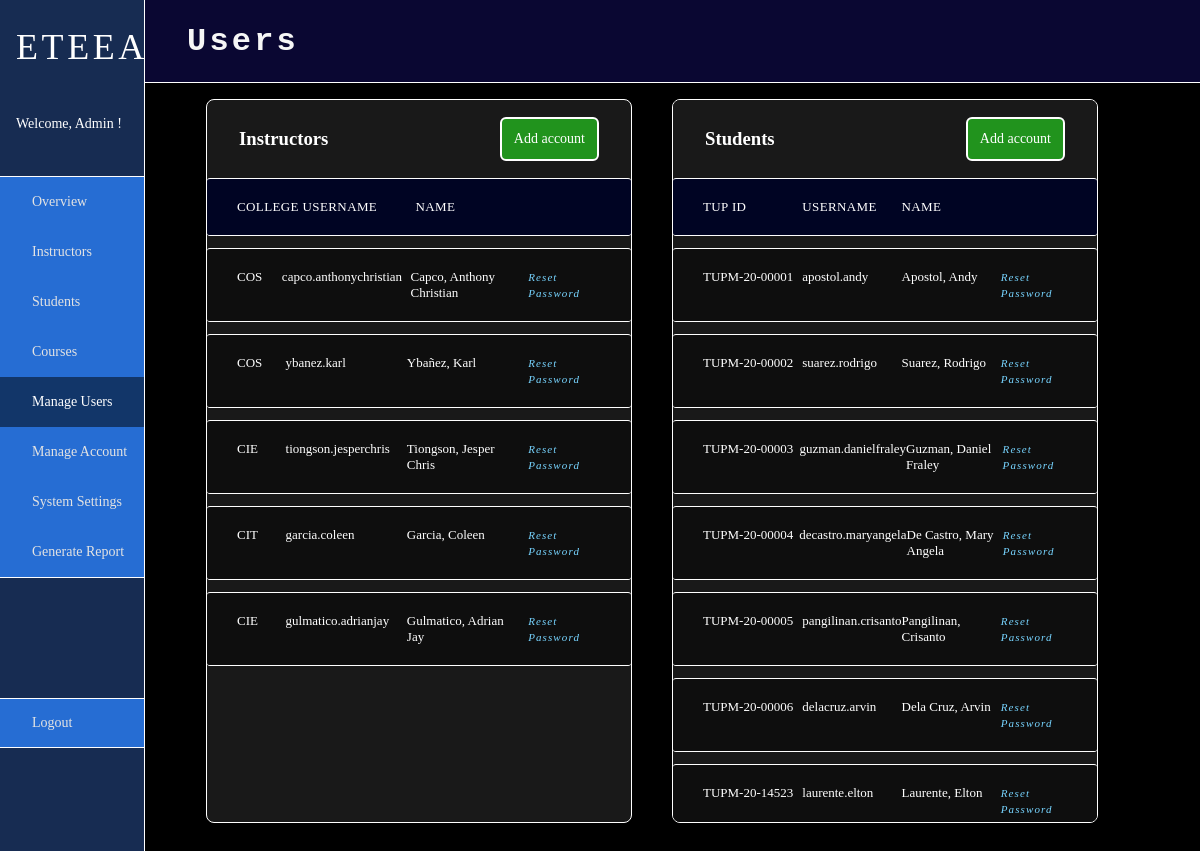
/index/users (signed in), run on the app's committed database.
### models.py (models this page shows)
class College(db.Model):
    __tablename__ = "colleges"
    id = db.Column("id", db.Integer, primary_key=True)
    name = db.Column("name", db.String(64))
    abbr = db.Column("abbr", db.String(10))
    programs = db.relationship("Program", backref=db.backref("college"))

class User(db.Model):
    __tablename__ = "users"
    id = db.Column("id", db.Integer, primary_key=True)
    username = db.Column("username", db.String(64), unique=True, nullable=False)
    f_name = db.Column("f_name", db.String(64))
    m_name = db.Column("m_name", db.String(64))
    l_name = db.Column("l_name", db.String(64))
    ext_name = db.Column("ext_name", db.String(5))
    civil_status = db.Column("civil_status", db.Enum('Single', 'Married', 'Legally Separated', 'Widowed'))
    citizenship = db.Column("citizenship", db.String(20))
    birthyear = db.Column("birthyear", db.Integer)
    birthmonth = db.Column("birthmonth", db.Integer)
    birthday = db.Column("birthday", db.Integer)
    gender = db.Column("gender", db.Enum('M', 'F'))
    email = db.Column("email", db.String(64))
    alternate_email = db.Column("alternate_email", db.String(64))
    contact_no = db.Column("contact_no", db.String(64))
    local_address = db.Column("local_address", db.String(100))
    password = db.Column("password", db.String(64), nullable=False)
    user_type = db.Column(db.Enum('admin', 'instructor', 'student'), nullable=False)
    ft_login = db.Column("ft_login", db.Boolean, default=True)
    reset_password = db.Column("reset_password", db.Boolean, default=False)

class Student(db.Model):
    __tablename__ = "students"
    id = db.Column("id", db.Integer, primary_key=True)
    user = db.Column("user", db.Integer, db.ForeignKey('users.id'))
    type_of_student = db.Column("type_of_student", db.Enum('local', 'foreign'), default='local')
    foreign_address = db.Column("foreign_address", db.String(100))
    progress = db.Column(db.Enum('payment', 'payment-pending', 'payment-rejected', 'enrollment', 'enrolled', 'graduate'), nullable=False, default='payment')
    program = db.Column("program", db.Integer, db.ForeignKey('programs.id'))
    ay = db.Column("academic_year", db.String(9))
    tup_id = db.Column("tup_id", db.String(20))
    semester = db.Column("semester", db.Enum('1st', '2nd', 'Midyear'))
    receipt_filepath = db.Column("receipt_filepath", db.String(64))
    dean = db.Column("dean", db.String(64))
    dept_head = db.Column("dept_head", db.String(64))
    enrollments = db.relationship("Enrollment", backref='students')

### views.py (the view)
@views.route('/users')
def users():
    if g.user != 'admin':
        return redirect(url_for('.unauthorized'))
    views = user_views[g.user]
    instructors = db.get_instructors()
    students = db.get_students()
    return render_template('users.html', page="Users", instructors=instructors, students=students, views=views)

### db_functions.py (called while the page is built)
def get_user(user_id):
    return User.query.filter_by(id=user_id).first().__dict__

def get_instructors():
    instructors = []
    for instructor in Instructor.query.all():
        instructor = instructor.__dict__
        userinfo = get_user(instructor['user'])
        instructor['f_name'] = userinfo['f_name']
        instructor['l_name'] = userinfo['l_name']
        instructor['m_name'] = userinfo['m_name']
        instructor['username'] = userinfo['username']
        instructor['college'] = College.query.filter_by(id=instructor['college']).first().abbr
        instructors.append(instructor)
    return instructors

def get_students():
    students = []
    for student in Student.query.all():
        student = student.__dict__
        userinfo = get_user(student['user'])
        student['f_name'] = userinfo['f_name']
        student['l_name'] = userinfo['l_name']
        student['m_name'] = userinfo['m_name']
        student['username'] = userinfo['username']
        if student['program']:
            program = Program.query.filter_by(id=student['program']).first()
            student['program'] = program.abbr
            college = College.query.filter_by(id=program.college_id).first().abbr
            student['college'] = college
        students.append(student)
    return students

### views.py (called while the page is built)
@views.before_request
def verify_permissions():
    g.user = None
    if 'user' in session:
        g.user = session['user']
    else:
        return redirect('/login')

### templates/users.html (shortened to what this page needs)
{% extends "index.html" %}
{% block content %}
<div class="main-row">
    <div class="card side color-white">
        <div class="inline">
            <h3>Instructors</h3>
            <button class="btn-add" data-value="instructor">Add account</button><br>
        </div>
        {% if instructors is defined and instructors|length > 0 %}
        <ul class="stylized-table">
            <li class="table-header smaller">
                <div class="col col-1">COLLEGE</div>
                <div class="col col-3">USERNAME</div>
                <div class="col col-3">NAME</div>
                <div class="col col-2"></div>
            </li>
            {% for instructor in instructors %}
            <li class="table-row smaller">
                <div class="col col-1" data-label="COLLEGE">{{ instructor.college }}</div>
                <div class="col col-3" data-label="USERNAME">{{ instructor.username }}</div>
                <div class="col col-3" data-label="NAME">{{ instructor.l_name }}, {{ instructor.f_name }}</div>
                <div class="col col-2"><a class="password-reset" data-id="{{instructor.user}}">Reset Password</a></div>
            </li>
            {% endfor %}
        </ul>
        {% else %}
        <p>No instructor accounts have been created.</p>
        {% endif %}
    </div>
    <br><br><br>
    <div class="card side color-white">
        <div class="inline">
            <h3>Students</h3>
            <button class="btn-add" data-value="student">Add account</button><br>
        </div>
        {% if students is defined and students|length > 0 %}
        <ul class="stylized-table">
            <li class="table-header smaller">
                <div class="col col-3">TUP ID</div>
                <div class="col col-3">USERNAME</div>
                <div class="col col-3">NAME</div>
                <div class="col col-2"></div>
            </li>
            {% for student in students %}
            <li class="table-row smaller">
                <div class="col col-3" data-label="TUP ID">{{ student.tup_id }}</div>
                <div class="col col-3" data-label="USERNAME">{{ student.username }}</div>
                <div class="col col-3" data-label="NAME">{{ student.l_name|title }}, {{ student.f_name }}</div>
                <div class="col col-2"><a class="password-reset" data-id="{{student.user}}">Reset Password</a></div>
            </li>
            {% endfor %}
        </ul>
        {% else %}
        <p>No student accounts have been created.</p>
        {% endif %}
    </div>
</div class="main-row">
{% endblock %}

### static/styles/index.css (style rules this page uses)
* { margin: 0; padding: 0; font-family: quicksand; }
body { background-color: #000000; }
a { margin: 0; padding: 0; text-decoration: none; color: rgb(119, 212, 255); letter-spacing: 0.1em; }
.inline { display: flex; flex-direction: row; align-items: center; }

### data on the page
College: college "COS" "COS"
User: username "capco.anthonychristian", l_name "Capco", f_name "Anthony Christian"
User: username "ybanez.karl", l_name "Ybañez", f_name "Karl"
College: college "CIE" "CIE"
User: username "tiongson.jesperchris", l_name "Tiongson", f_name "Jesper Chris"
College: college "CIT"
User: username "garcia.coleen", l_name "Garcia", f_name "Coleen"
User: username "gulmatico.adrianjay", l_name "Gulmatico", f_name "Adrian Jay"
Student: tup_id "TUPM-20-00001"
User: username "apostol.andy", l_name "Apostol", f_name "Andy"
Student: tup_id "TUPM-20-00002"
User: username "suarez.rodrigo", l_name "Suarez", f_name "Rodrigo"
Student: tup_id "TUPM-20-00003"
User: username "guzman.danielfraley", l_name "Guzman", f_name "Daniel Fraley"
Student: tup_id "TUPM-20-00004"
User: username "decastro.maryangela", l_name "De Castro", f_name "Mary Angela"
Student: tup_id "TUPM-20-00005"
User: username "pangilinan.crisanto", l_name "Pangilinan", f_name "Crisanto"
Student: tup_id "TUPM-20-00006"
User: username "delacruz.arvin", l_name "Dela Cruz", f_name "Arvin"
Student: tup_id "TUPM-20-14523"
User: username "laurente.elton", l_name "Laurente", f_name "Elton"

### other printed values
{{ session.get('user').title() }} "Admin"
{{ view.name }} "Overview" "Instructors" "Students" "Courses" "Manage Users" "Manage Account" "System Settings" "Generate Report"
{{ page }} "Users"
